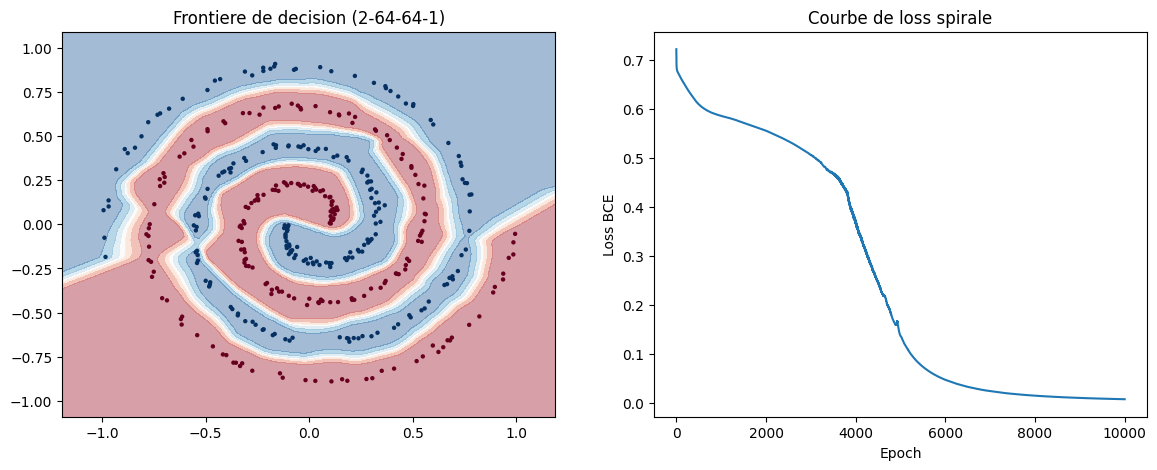

This chart was generated by the following Python code:
import numpy as np
import matplotlib
matplotlib.use('Agg')
import matplotlib.pyplot as plt

def generate_spiral(n_points=200, noise=0.1, seed=42):
    """Genere deux spirales entrelacees : classe 0 et classe 1."""
    np.random.seed(seed)
    n = n_points // 2
    theta0 = np.linspace(0, 4 * np.pi, n) + np.random.randn(n) * noise
    theta1 = np.linspace(0, 4 * np.pi, n) + np.random.randn(n) * noise + np.pi
    r = np.linspace(0.1, 1.0, n)
    X0 = np.c_[r * np.cos(theta0), r * np.sin(theta0)]
    X1 = np.c_[r * np.cos(theta1), r * np.sin(theta1)]
    X = np.vstack([X0, X1])
    y = np.hstack([np.zeros(n), np.ones(n)])
    return X, y

def sigmoid(x):
    return 1 / (1 + np.exp(-x))

def relu(x):
    return np.maximum(0, x)

def relu_grad(x):
    return (x > 0).astype(float)

def bce_loss(y_true, y_pred):
    y_pred = np.clip(y_pred, 1e-7, 1 - 1e-7)
    return -np.mean(y_true * np.log(y_pred) + (1 - y_true) * np.log(1 - y_pred))

X, y = generate_spiral(n_points=400, noise=0.15)

# Architecture 2-64-64-1, initialisation He
np.random.seed(42)
W1 = np.random.randn(2, 64) * np.sqrt(2 / 2);   b1 = np.zeros(64)
W2 = np.random.randn(64, 64) * np.sqrt(2 / 64); b2 = np.zeros(64)
W3 = np.random.randn(64, 1) * np.sqrt(2 / 64);  b3 = np.zeros(1)

lr = 0.1         
n_epochs = 10000
losses = []

for epoch in range(n_epochs):
    # Forward
    z1 = np.dot(X, W1) + b1;  a1 = relu(z1)
    z2 = np.dot(a1, W2) + b2; a2 = relu(z2)
    z3 = np.dot(a2, W3) + b3; y_pred = sigmoid(z3).flatten()

    loss = bce_loss(y, y_pred)
    losses.append(loss)

    # Backward
    n = len(y)
    err3 = (y_pred - y).reshape(-1, 1)             # sortie
    dW3 = (1 / n) * np.dot(a2.T, err3); db3 = np.mean(err3, axis=0)

    err2 = np.dot(err3, W3.T) * relu_grad(z2)      # couche 2
    dW2 = (1 / n) * np.dot(a1.T, err2); db2 = np.mean(err2, axis=0)

    err1 = np.dot(err2, W2.T) * relu_grad(z1)      # couche 1
    dW1 = (1 / n) * np.dot(X.T, err1); db1 = np.mean(err1, axis=0)

    # Update
    W3 -= lr * dW3; b3 -= lr * db3
    W2 -= lr * dW2; b2 -= lr * db2
    W1 -= lr * dW1; b1 -= lr * db1

    if epoch % 500 == 0:
        acc = np.mean((y_pred > 0.5) == y)
        print(f"Epoch {epoch:4d} | Loss: {loss:.4f} | Accuracy: {acc:.2%}")

# Frontiere de decision
h = 0.02
xx, yy = np.meshgrid(np.arange(X[:, 0].min() - 0.2, X[:, 0].max() + 0.2, h),
                     np.arange(X[:, 1].min() - 0.2, X[:, 1].max() + 0.2, h))
grid = np.c_[xx.ravel(), yy.ravel()]
a1g = relu(np.dot(grid, W1) + b1)
a2g = relu(np.dot(a1g, W2) + b2)
zg = sigmoid(np.dot(a2g, W3) + b3).reshape(xx.shape)

fig, axes = plt.subplots(1, 2, figsize=(14, 5))
axes[0].contourf(xx, yy, zg, alpha=0.4, cmap='RdBu')
axes[0].scatter(X[:, 0], X[:, 1], c=y, cmap='RdBu', s=10, edgecolors='none')
axes[0].set_title("Frontiere de decision (2-64-64-1)")
axes[1].plot(losses)
axes[1].set_xlabel("Epoch"); axes[1].set_ylabel("Loss BCE")
axes[1].set_title("Courbe de loss spirale")
plt.savefig("phase4_spirale.png", dpi=100, bbox_inches='tight')

print(f"\nLoss finale : {losses[-1]:.4f}")
print(f"Accuracy finale : {np.mean((y_pred > 0.5) == y):.2%}")
